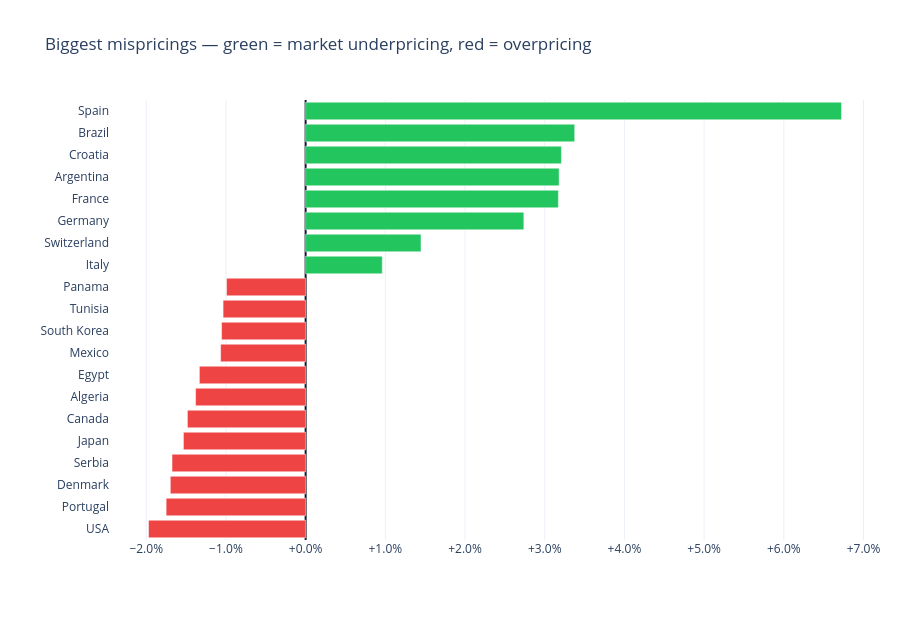

This figure's notebook cell:
### Code cell
view = edges.copy()
view['abs_edge'] = view['edge'].abs()
view = view.sort_values('abs_edge', ascending=False).head(20).sort_values('edge')
colors = ['#ef4444' if e < 0 else '#22c55e' for e in view['edge']]
fig = go.Figure(go.Bar(y=view['team'], x=view['edge'], orientation='h', marker_color=colors))
fig.update_layout(title='Biggest mispricings — green = market underpricing, red = overpricing',
                  xaxis_tickformat='+.1%', template='plotly_white', height=620,
                  margin=dict(l=110, r=20))
fig.update_xaxes(zeroline=True, zerolinewidth=2, zerolinecolor='#0f172a')
fig.show()

### Figure 1 — Plotly figure (JSON) as saved in the notebook; plotly's stock layout.template omitted (floating-point values rounded to 4 significant figures)
{"data": [{"marker": {"color": ["#ef4444", "#ef4444", "#ef4444", "#ef4444", "#ef4444", "#ef4444", "#ef4444", "#ef4444", "#ef4444", "#ef4444", "#ef4444", "#ef4444", "#22c55e", "#22c55e", "#22c55e", "#22c55e", "#22c55e", "#22c55e", "#22c55e", "#22c55e"]}, "orientation": "h", "type": "bar", "x": [-0.01972, -0.0175, -0.01698, -0.01676, -0.01533, -0.01483, -0.01381, -0.01333, -0.01067, -0.01055, -0.01036, -0.009929, 0.009618, 0.01447, 0.02738, 0.03171, 0.03181, 0.03209, 0.03376, 0.06724], "y": ["USA", "Portugal", "Denmark", "Serbia", "Japan", "Canada", "Algeria", "Egypt", "Mexico", "South Korea", "Tunisia", "Panama", "Italy", "Switzerland", "Germany", "France", "Argentina", "Croatia", "Brazil", "Spain"]}], "layout": {"height": 620, "margin": {"l": 110, "r": 20}, "title": {"text": "Biggest mispricings — green = market underpricing, red = overpricing"}, "xaxis": {"tickformat": "+.1%", "zeroline": true, "zerolinecolor": "#0f172a", "zerolinewidth": 2}}}
